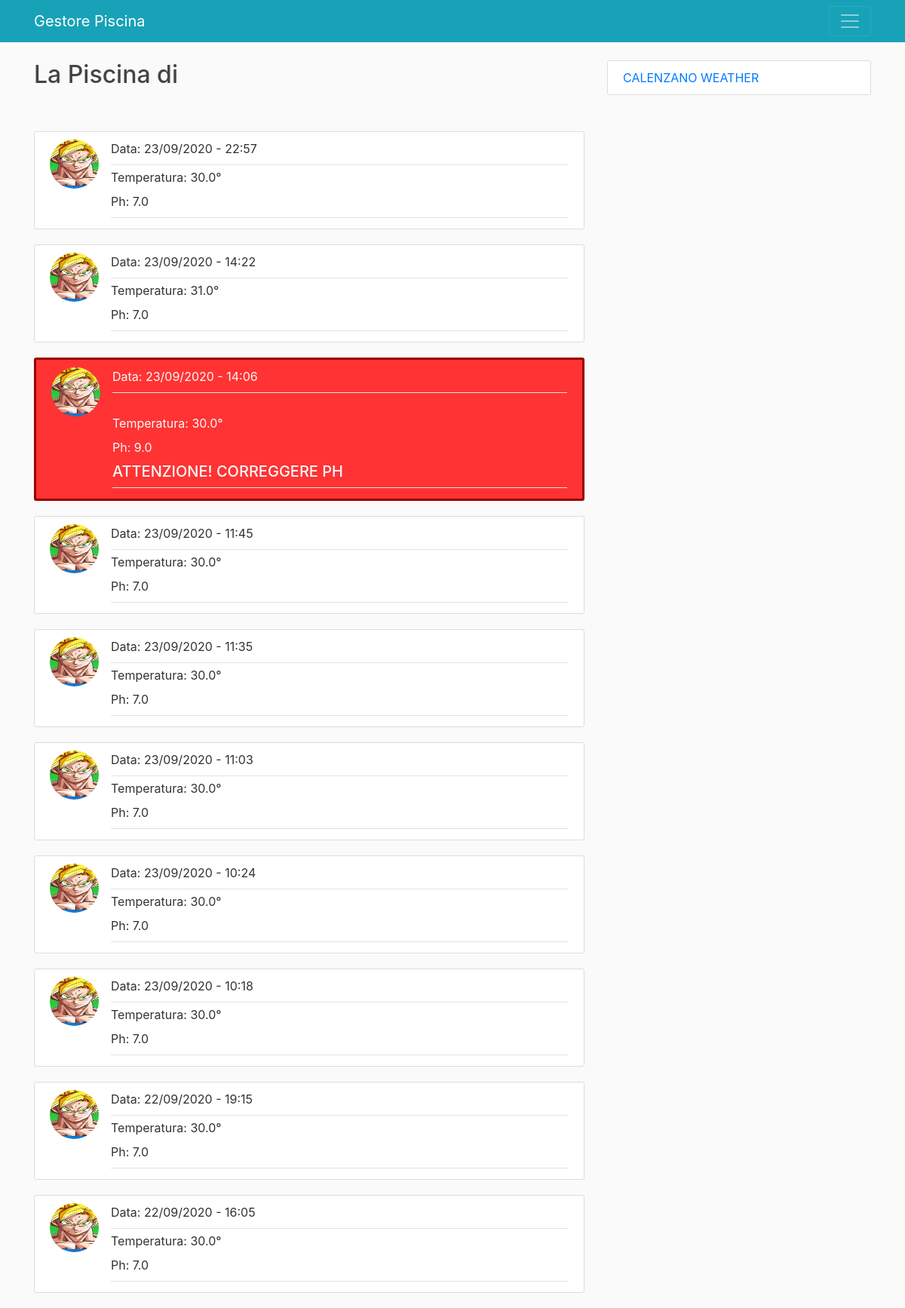
The app's page /mia_piscina/Luca0079/1/ with its own data.
### blog/models.py (models this page shows, shortened)
class Value(models.Model):
    temperature = models.FloatField()
    ph = models.FloatField()
    date = models.DateTimeField(default=timezone.now)
    piscina = models.ForeignKey(Piscina, on_delete=models.CASCADE)

class Piscina(models.Model):
    n_piscina = models.IntegerField(default=1)
    user = models.ForeignKey(User, on_delete=models.CASCADE)

### users/models.py (models this page shows, shortened)
class Profile(models.Model):
    user = models.OneToOneField(User, on_delete=models.CASCADE)
    image = models.ImageField(default='default.jpg', upload_to='profile_pics')

### blog/views.py (the view)
# urls.py: path('mia_piscina/<str:username>/<int:n_piscina>/', MiaPiscinaListView.as_view(), name='blog-mia_piscina'),
class MiaPiscinaListView(ListView):
    model = Value
    template_name = 'blog/mia_piscina.html'
    context_object_name = 'values'
    form_class = PiscinaForm
    paginate_by = 10
    def get_queryset(self):
        usr = get_object_or_404(User, username=self.kwargs.get('username'))
        queryset = Piscina.objects.filter(user=usr)
        id = queryset.get(n_piscina = self.kwargs.get('n_piscina'))
        return Value.objects.filter(piscina=id).order_by('-date')

### blog/templates/blog/mia_piscina.html (shortened to what this page needs)
{% extends "blog/base.html" %}
{%block content%}
<h2>La Piscina di {{ user.username }}</h2>
<br>
<br>
{% for value in values %}
{% if value.ph < 7 or value.ph > 8 %}
	<article class="media warning-section">
	<img class="rounded-circle article-img" src="{{ value.piscina.user.profile.image.url }}">
	  <div class="media-body">
		<div class="article-metadata text-light">
		  <label for="date">Data:</label>
		  <a class="mr-2">{{ value.date|date:"d/m/Y - H:i" }}</a>
		</div>
		  <br>
		<div class="article-metadata text-light">
		  <label for="temperature">Temperatura:</label>
		  <a class="mr-2">{{ value.temperature }}°</a>
		  <br>
		  <label for="ph">Ph:</label>
		  <a class="mr-2">{{ value.ph }}</a>
		  <h5 class="text-light">ATTENZIONE! CORREGGERE PH</h5>
		</div>
	  </div>
	</article>
{% else %}
	<article class="media content-section">
	<img class="rounded-circle article-img" src="{{ value.piscina.user.profile.image.url }}">
	  <div class="media-body">
		<div class="article-metadata">
		  <label for="date">Data:</label>
		  <a class="mr-2">{{ value.date|date:"d/m/Y - H:i" }}</a>
		  <br>
		</div>
		<div class="article-metadata">
		  <label for="temperature">Temperatura:</label>
		  <a class="mr-2">{{ value.temperature }}°</a>
		  <br>
		  <label for="ph">Ph:</label>
		  <a class="mr-2">{{ value.ph }}</a>
		</div>
	  </div>
	</article>
{%endif%}
{% endfor %}
{% endblock content %}

### blog/static/blog/main.css (style rules this page uses)
body { background: #fafafa; color: #333333; margin-top: 5rem; }
h1, h2, h3, h4, h5, h6 { color: #444444; }
.content-section { background: #ffffff; padding: 10px 20px; border: 1px solid #dddddd; border-radius: 3px; margin-bottom: 20px; }
.warning-section { background: #ff3333; padding: 10px 20px; border: 3px solid #990000; border-radius: 3px; margin-bottom: 20px; }
.article-img { height: 65px; width: 65px; margin-right: 16px; }
.article-metadata { padding-bottom: 1px; margin-bottom: 4px; border-bottom: 1px solid #e3e3e3 }

### records on screen
Value: piscina.user.profile.image (picture), date "23/09/2020 - 22:57", temperature "30.0", ph "7.0"
Value: piscina.user.profile.image (picture), date "23/09/2020 - 14:22", temperature "31.0", ph "7.0"
Value: piscina.user.profile.image (picture), date "23/09/2020 - 14:06", temperature "30.0", ph "9.0"
Value: piscina.user.profile.image (picture), date "23/09/2020 - 11:45", temperature "30.0", ph "7.0"
Value: piscina.user.profile.image (picture), date "23/09/2020 - 11:35", temperature "30.0", ph "7.0"
Value: piscina.user.profile.image (picture), date "23/09/2020 - 11:03", temperature "30.0", ph "7.0"
Value: piscina.user.profile.image (picture), date "23/09/2020 - 10:24", temperature "30.0", ph "7.0"
Value: piscina.user.profile.image (picture), date "23/09/2020 - 10:18", temperature "30.0", ph "7.0"
Value: piscina.user.profile.image (picture), date "22/09/2020 - 19:15", temperature "30.0", ph "7.0"
Value: piscina.user.profile.image (picture), date "22/09/2020 - 16:05", temperature "30.0", ph "7.0"
